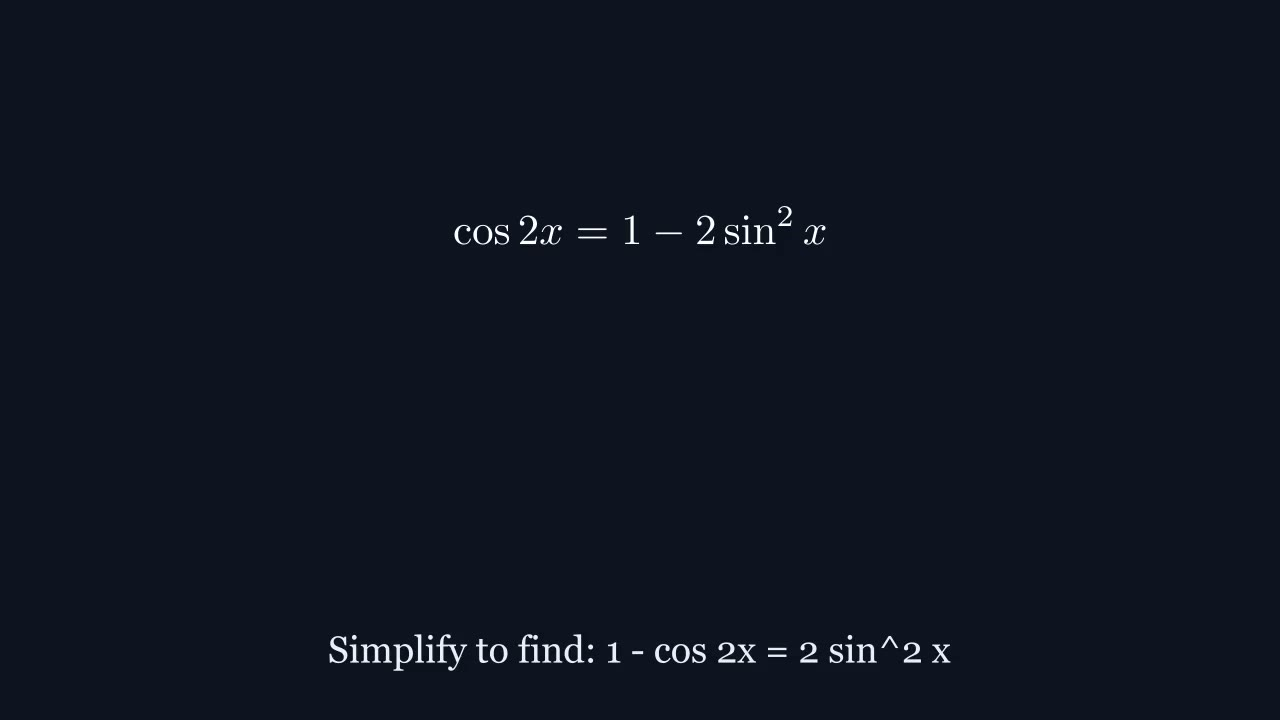

Write the Python code that produced this figure.
from manim import *
from progresso_manim import *

class ExplainerScene(ProgressoScene):
    def construct(self):
        # Scene 1 (10 s)
        self.caption("Is this identity correct? 1 - cos 2x = 2 cos^2 x")
        eq1 = MathTex(r"1 - \cos 2x = 2 \cos^2 x", font_size=50)
        lbl1 = Text("Is this really true?", font_size=34, color=MUTED)
        g1 = VGroup(eq1, lbl1).arrange(DOWN, buff=0.5)
        fit(g1).move_to(CONTENT_CENTER)
        
        self.play(Write(eq1), run_time=2)
        self.wait(1.5)
        self.play(FadeIn(lbl1), run_time=1.5)
        self.wait(5)
        
        # Scene 2 (15 s)
        self.clear_content()
        self.caption("Wait! Let's test it with x = 0. Does 0 = 2?")
        eq_sub = MathTex(r"1 - \cos(0^\circ) \stackrel{?}{=} 2 \cos^2(0^\circ)", font_size=46)
        lhs = MathTex(r"\text{LHS: } 1 - 1 = 0", font_size=42)
        rhs = MathTex(r"\text{RHS: } 2(1)^2 = 2", font_size=42)
        wrong_res = MathTex(r"0 \neq 2", font_size=46, color=WRONG)
        
        g2 = VGroup(eq_sub, lhs, rhs, wrong_res).arrange(DOWN, buff=0.35)
        fit(g2).move_to(CONTENT_CENTER)
        
        self.play(Write(eq_sub), run_time=2)
        self.wait(1.5)
        self.play(FadeIn(lhs), run_time=1.5)
        self.wait(1)
        self.play(FadeIn(rhs), run_time=1.5)
        self.wait(1.5)
        cross = Cross(eq_sub, stroke_color=WRONG, stroke_width=5)
        self.play(Create(cross), FadeIn(wrong_res), run_time=2)
        self.wait(4)
        
        # Scene 3 (15 s)
        self.clear_content()
        self.caption("Start from the root: cos 2x = cos^2 x - sin^2 x")
        id1 = MathTex(r"\cos 2x = \cos^2 x - \sin^2 x", font_size=46)
        id_sub = MathTex(r"\text{Replace } \cos^2 x \text{ with } 1 - \sin^2 x", font_size=36, color=ACCENT)
        id2 = MathTex(r"\cos 2x = (1 - \sin^2 x) - \sin^2 x", font_size=46)
        
        g3 = VGroup(id1, id_sub, id2).arrange(DOWN, buff=0.45)
        fit(g3).move_to(CONTENT_CENTER)
        
        self.play(Write(id1), run_time=2)
        self.wait(2)
        self.play(FadeIn(id_sub), run_time=1.5)
        self.wait(2)
        self.play(Write(id2), run_time=2.5)
        self.wait(5)
        
        # Scene 4 (18 s)
        self.clear_content()
        self.caption("Simplify to find: 1 - cos 2x = 2 sin^2 x")
        step1 = MathTex(r"\cos 2x = 1 - 2 \sin^2 x", font_size=46)
        step2 = MathTex(r"2 \sin^2 x = 1 - \cos 2x", font_size=46)
        step3 = MathTex(r"1 - \cos 2x = 2 \sin^2 x", font_size=50, color=CORRECT)
        
        g4 = VGroup(step1, step2, step3).arrange(DOWN, buff=0.45)
        fit(g4).move_to(CONTENT_CENTER)
        
        self.play(Write(step1), run_time=2)
        self.wait(2)
        self.play(Write(step2), run_time=2.5)
        self.wait(2)
        self.play(Write(step3), run_time=2)
        box4 = SurroundingRectangle(step3, color=CORRECT, buff=0.15)
        self.play(Create(box4), run_time=1.5)
        self.wait(6)
        
        # Scene 5 (15 s)
        self.clear_content()
        self.caption("Remember the pair: Minus gives Sine, Plus gives Cosine")
        eq_minus = MathTex(r"1 - \cos 2x = 2 \sin^2 x", font_size=46, color=CORRECT)
        lbl_minus = Text("Minus  →  Sine", font_size=32, color=CORRECT)
        eq_plus = MathTex(r"1 + \cos 2x = 2 \cos^2 x", font_size=46, color=HILITE)
        lbl_plus = Text("Plus  →  Cosine", font_size=32, color=HILITE)
        
        pair1 = VGroup(eq_minus, lbl_minus).arrange(DOWN, buff=0.2)
        pair2 = VGroup(eq_plus, lbl_plus).arrange(DOWN, buff=0.2)
        g5 = VGroup(pair1, pair2).arrange(DOWN, buff=0.5)
        fit(g5).move_to(CONTENT_CENTER)
        
        self.play(FadeIn(pair1), run_time=2)
        self.wait(3)
        self.play(FadeIn(pair2), run_time=2)
        self.wait(3)
        self.play(Indicate(lbl_minus), Indicate(lbl_plus), run_time=2)
        self.wait(3)
        
        # Scene 6 (15 s)
        self.clear_content()
        self.caption("Worked Example: Solve 1 - cos(60).")
        t1 = MathTex(r"1 - \cos(60^\circ) = 1 - 0.5 = 0.5", font_size=44)
        t2 = MathTex(r"2 \sin^2(30^\circ) = 2 (0.5)^2 = 0.5", font_size=44, color=CORRECT)
        match_txt = Text("Both methods equal 0.5!", font_size=32, color=CORRECT)
        
        g6 = VGroup(t1, t2, match_txt).arrange(DOWN, buff=0.45)
        fit(g6).move_to(CONTENT_CENTER)
        
        self.play(Write(t1), run_time=2.5)
        self.wait(2)
        self.play(Write(t2), run_time=2.5)
        self.wait(2)
        self.play(FadeIn(match_txt), run_time=1.5)
        self.wait(4.5)
        
        # Scene 7 (12 s)
        self.clear_content()
        self.caption("Takeaway: 1 - cos 2x is always 2 sin^2 x.")
        final_eq = MathTex(r"1 - \cos 2x = 2 \sin^2 x", font_size=54, color=CORRECT)
        fit(final_eq).move_to(CONTENT_CENTER)
        box7 = SurroundingRectangle(final_eq, color=CORRECT, buff=0.25, stroke_width=4)
        
        self.play(Write(final_eq), run_time=2)
        self.play(Create(box7), run_time=1.5)
        self.play(Circumscribe(final_eq, color=HILITE), run_time=2)
        self.wait(6.5)
